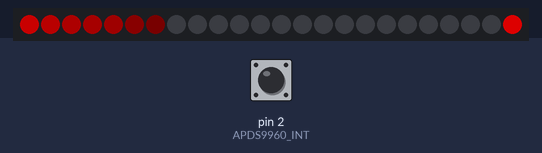
Bench run of a sketch on a simulated Arduino Uno, built with avr-gcc and run on an emulated ATmega328P. Parts: 24 RGB LEDs in strip order, left to right. Inputs (shaded band) come from the test bench; at power-on: pin 2 (APDS9960_INT) HIGH. Dim RGB values are drawn brighter than linear; the strip is taken to match the declared colour order; what the sketch prints to the serial monitor is not drawn.

Above: at 0.18 s.
At 0.81 s:
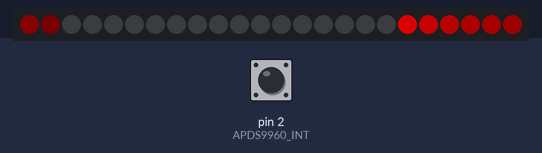
At 1.19 s:
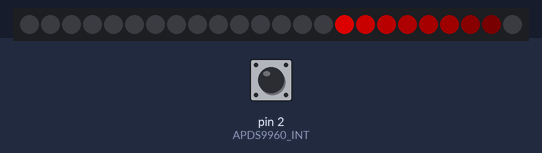
At 1.57 s:
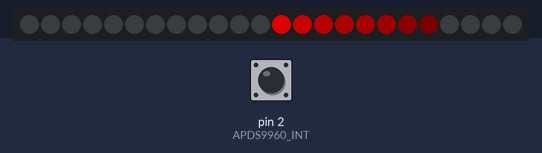
At 2.33 s:
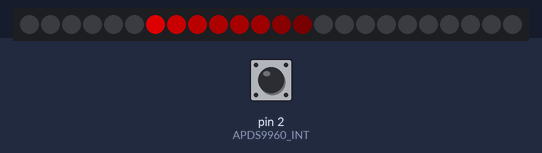
At 3.09 s:
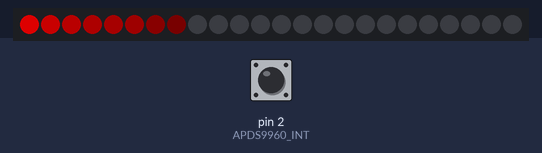

Measured:
- by itself, everything shown: repeats every 3.0 s, in 24 steps

The sketch:

neopixel_ring_gestures.ino
```cpp
/**
 * Libraries:
 * https://github.com/adafruit/Adafruit_NeoPixel
 * https://github.com/sparkfun/SparkFun_APDS-9960_Sensor_Arduino_Library
 */

#include <Adafruit_NeoPixel.h>
#include <SparkFun_APDS9960.h>
#include "Wire.h"

#define NEOPIXED_CONTROL_PIN 6
#define NUM_LEDS 24
#define APDS9960_INT 2
#define LED_SPEED_STEP_INTERVAL 100

Adafruit_NeoPixel strip = Adafruit_NeoPixel(NUM_LEDS, NEOPIXED_CONTROL_PIN, NEO_RBG + NEO_KHZ800);
SparkFun_APDS9960 apds = SparkFun_APDS9960();


unsigned long lastLedChangeTime = 0;
short ledDirection = 0;
short colorSelection = 0;
byte ledStates[] = {150, 100, 70, 50, 40, 30, 10, 2, 0, 0, 0, 0,
          0, 0, 0, 0, 0, 0, 0, 0, 0, 0, 0, 0};
int isr_flag = 0;


void setup()
{
    Serial.begin(9600);
    Serial.println("Program started");
    strip.begin();
    pinMode(APDS9960_INT, INPUT);
    attachInterrupt(0, interruptRoutine, FALLING);
    if ( apds.init() && apds.enableGestureSensor(true)) {
         Serial.println("APDS-9960 initialization complete");
    } else {
        Serial.println("Something went wrong during APDS-9960 init!");
    }
    lastLedChangeTime = millis();
    Serial.println("Init succesfully");
}

void loop()
{
    if( isr_flag == 1 ) {
      detachInterrupt(0);
      handleGesture();
      isr_flag = 0;
      attachInterrupt(0, interruptRoutine, FALLING);
    }
    animateLeds();
}

void interruptRoutine()
{
    isr_flag = 1;
}

/**
 * This will handle gestures from the APDS9960 sensor
 * Up and Down gestures will call toggleColor function
 * Left and Right gestures will change the led animation
 */
void handleGesture() {
    if ( !apds.isGestureAvailable() ) {
        return;
    }
    switch ( apds.readGesture() ) {
      case DIR_UP:
        Serial.println("UP");
        toggleColor();
        break;
     case DIR_DOWN:
        Serial.println("DOWN");
        toggleColor();
        break;
      case DIR_LEFT:
        ledDirection = 1;
        Serial.println("LEFT");
        break;
      case DIR_RIGHT:
        ledDirection = -1;
        Serial.println("RIGHT");
        break;
      case DIR_FAR:
        ledDirection = 0;
        Serial.println("FAR");
        break;
    }
}

/**
 * Change current leds color
 * Each time this function is called will change the leds state
 */
void toggleColor()
{
    if (colorSelection == 0) {
        colorSelection = 1;
    } else if (colorSelection == 1) {
        colorSelection = 2;
    } else {
        colorSelection = 0;
    }
}

/**
 * The animation will run after LED_SPEED_STEP_INTERVAL millis
 * First the rotateLeds function is called, then the leds colors are set using the strip api
 */
void animateLeds()
{
    if (millis() - lastLedChangeTime < LED_SPEED_STEP_INTERVAL) {
        return;
    }
    rotateLeds();
    for (int i=0; i < NUM_LEDS; i++) {
        strip.setPixelColor(i, getColor(ledStates[i]));
        strip.show();
    }
    lastLedChangeTime = millis();
}

/**
 * Using a secondary array "intermediateLedStates", leds intensities are animated
 * First the values from "ledStates" are copied on "intermediateLedStates" like so
 * let's sat the "ledStates" array is {100, 80, 60, 0, 0, 0} and the ledDirection is 1
 * then after this function is called "ledStates" array is {0, 100, 80, 60, 0, 0} simulating a rotation effect
 */
void rotateLeds()
{
    byte intermediateLedStates[NUM_LEDS];
    for (int i=0; i < NUM_LEDS; i++) {
        intermediateLedStates[i] = 0;
    }
    for (int i=0; i < NUM_LEDS; i++) {
        if (ledDirection == 1) {
            if (i == NUM_LEDS -1) {
                intermediateLedStates[0] = ledStates[i];
            } else {
                intermediateLedStates[i + 1] = ledStates[i];
            }
        } else {
            if (i == 0) {
                intermediateLedStates[NUM_LEDS - 1] = ledStates[i];
            } else {
                intermediateLedStates[i - 1] = ledStates[i];
            }
        }
    }
    for (int i=0; i < NUM_LEDS; i++) {
        ledStates[i] = intermediateLedStates[i];
    }
}

uint32_t getColor(int intensity)
{
    switch (colorSelection) {
        case 0:
          return strip.Color(intensity, 0, 0);
        case 1:
          return strip.Color(0, intensity, 0);
        default:
          return strip.Color(0, 0, intensity);
    }

}
```
